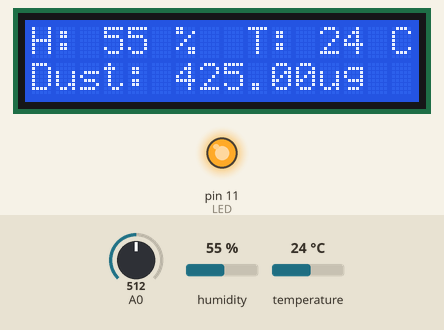
Bench run of a sketch on a simulated Arduino Uno, built with avr-gcc and run on an emulated ATmega328P. Shown: 16×2 character LCD, output pins drawn as LEDs (lit = HIGH). Inputs (shaded band) come from the test bench; at power-on: humidity 55 %, A0 = 512, temperature 24 °C. What the sketch prints to the serial monitor is not drawn.

Above: at 1.2 s.
1.3 s: humidity set to 22 %
At 3.2 s:
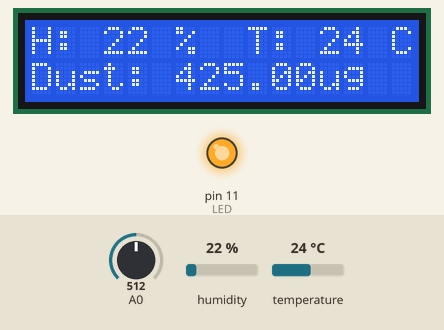
3.6 s: A0 set to 716
At 4.8 s:
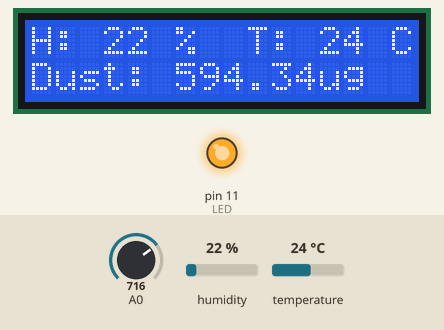
5.1 s: temperature set to 12 °C
At 7.2 s:
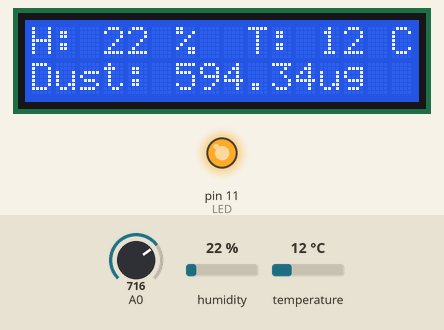
7.7 s: A0 set to 900
At 8.7 s:
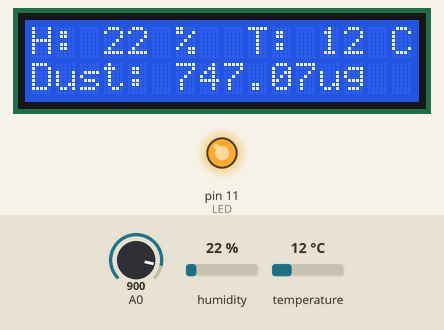
9.2 s: humidity set to 40 %
At 11.5 s:
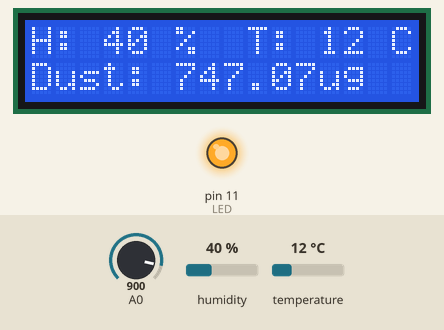
11.8 s: A0 set to 1023
At 12.3 s:
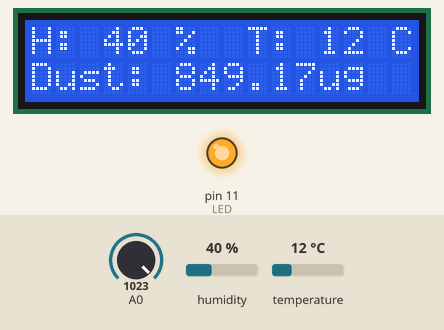
Timing chart, 0 to 14.4 s (numbered marks = the images above; inputs shaded):
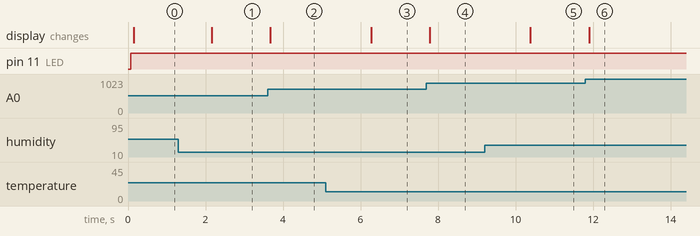

The sketch:

DustSensor_I2C.ino
```cpp
#include <LiquidCrystal_I2C.h>
#include "DHT.h"

#define debug true

DHT dht(7, DHT11);
LiquidCrystal_I2C lcd(0x27, 16, 2);

const int LED = 11;
const int samplingTime = 280;
const int deltaTime = 40;
const int sleepTime = 9680;

float latestDust = 0;

void setup() {
    Serial.begin(9600);
    pinMode(LED, OUTPUT);
    lcd.init();
    lcd.backlight();
}

void loop() {
    digitalWrite(LED, LOW);
    delayMicroseconds(samplingTime);
    const float dust = analogRead(0);
    delayMicroseconds(deltaTime);
    digitalWrite(LED, HIGH);
    delayMicroseconds(sleepTime);
    const float voltage = dust * (5.0 / 1024.0);  // 전압 구하기
    const float dustug = 0.17 * voltage;      // ug 단위 변환
    const float dus = dustug * 1000;

    const int h = dht.readHumidity();     // 습도 값 구하기
    const int t = dht.readTemperature();  // 온도 값 구하기

    lcd.setCursor(0, 0);
    lcd.print("H: "); lcd.print(h); lcd.print(" %  ");
    lcd.print("T: "); lcd.print(t); lcd.print(" C");
    lcd.setCursor(0, 1);
    lcd.print("Dust: ");

    if (dus > 0) latestDust = dus;
    lcd.print(latestDust);
    lcd.print("ug");

    if (debug) {
        Serial.print("Dust Sensor Voltage: ");
        Serial.print(voltage);
        Serial.println("V");
        Serial.print("Dust Value: ");
        Serial.print(dus); // unit: mg/m3
        Serial.println("ug");
        Serial.print("Humidity: ");
        Serial.print(h);
        Serial.println(" %\t");
        Serial.print("Temperature: ");
        Serial.print(t);
        Serial.println(" C");
    }
}
```

Measured:
- after the input at 1.3 s, the display: changes after 0.86 s (image 1)
- after the input at 3.6 s, the display: changes after 0.07 s (image 2)
- after the input at 5.1 s, the display: changes after 1.2 s (image 3)
- after the input at 7.7 s, the display: changes after 0.09 s (image 4)
- after the input at 9.2 s, the display: changes after 1.2 s (image 5)
- after the input at 11.8 s, the display: changes after 0.10 s (image 6)
